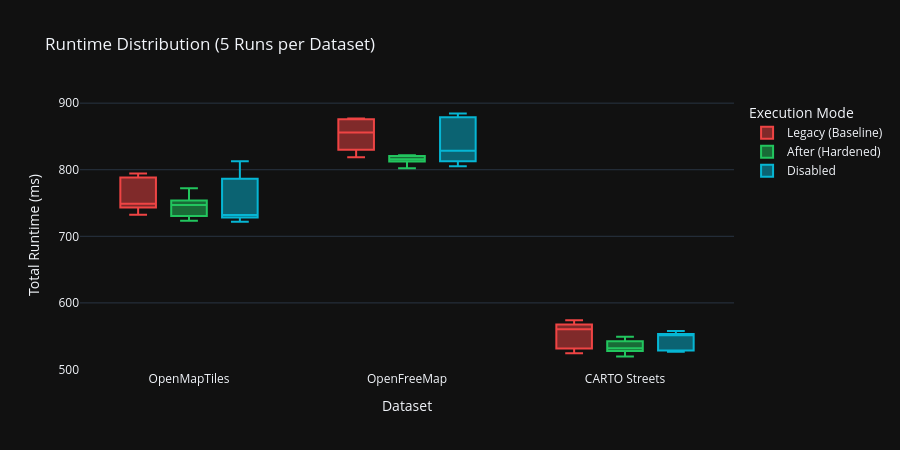

Write notebook code for a chart like this one.
### Markdown cell above
## 5. Performance & Overhead Evaluation

To prove that the complex coordinate checks do not degrade engine performance, we implemented an axis-aligned bounding-box pre-check. The box plots below ingest the raw JSONL benchmark data to compare the `legacy`, `after`, and `disabled` execution modes, confirming that marginal overhead is effectively 0 ms.

### Code cell
def load_benchmarks(filepath, mode):
    rows = []
    with open(filepath) as f:
        for line in f:
            data = json.loads(line)
            for res in data['results']:
                rows.append({
                    'mode': mode,
                    'dataset': res['dataset'],
                    'tiles': res['tiles'],
                    'timeMs': res['timeMs'],
                    'throughput': res['throughput']
                })
    return pd.DataFrame(rows)

df_all_runs = pd.concat([
    load_benchmarks(legacy_bench, 'Legacy (Baseline)'),
    load_benchmarks(after_bench, 'After (Hardened)'),
    load_benchmarks(disabled_bench, 'Disabled')
]).reset_index(drop=True)

fig_box_time = px.box(df_all_runs, x='dataset', y='timeMs', color='mode',
                       title="Runtime Distribution (5 Runs per Dataset)",
                       labels={'timeMs': 'Total Runtime (ms)', 'dataset': 'Dataset', 'mode': 'Execution Mode'},
                       color_discrete_map={'Legacy (Baseline)': '#ef4444', 'After (Hardened)': '#22c55e', 'Disabled': '#06b6d4'})
fig_box_time.update_layout(height=450)
fig_box_time.show()

### Figure 1 — Plotly figure (JSON) as saved in the notebook; plotly's stock layout.template omitted (floating-point values rounded to 4 significant figures)
{"data": [{"alignmentgroup": "True", "hovertemplate": "Execution Mode=Legacy (Baseline)<br>Dataset=%{x}<br>Total Runtime (ms)=%{y}<extra></extra>", "legendgroup": "Legacy (Baseline)", "marker": {"color": "#ef4444"}, "name": "Legacy (Baseline)", "notched": false, "offsetgroup": "Legacy (Baseline)", "orientation": "v", "showlegend": true, "type": "box", "x": ["OpenMapTiles", "OpenFreeMap", "CARTO Streets", "OpenMapTiles", "OpenFreeMap", "CARTO Streets", "OpenMapTiles", "OpenFreeMap", "CARTO Streets", "OpenMapTiles", "OpenFreeMap", "CARTO Streets", "OpenMapTiles", "OpenFreeMap", "CARTO Streets"], "x0": " ", "xaxis": "x", "y": [794.4, 875.3, 573.9, 748.9, 877.1, 533.9, 786.3, 834.0, 560.5, 746.9, 856.1, 524.4, 732.3, 818.7, 565.6], "y0": " ", "yaxis": "y"}, {"alignmentgroup": "True", "hovertemplate": "Execution Mode=After (Hardened)<br>Dataset=%{x}<br>Total Runtime (ms)=%{y}<extra></extra>", "legendgroup": "After (Hardened)", "marker": {"color": "#22c55e"}, "name": "After (Hardened)", "notched": false, "offsetgroup": "After (Hardened)", "orientation": "v", "showlegend": true, "type": "box", "x": ["OpenMapTiles", "OpenFreeMap", "CARTO Streets", "OpenMapTiles", "OpenFreeMap", "CARTO Streets", "OpenMapTiles", "OpenFreeMap", "CARTO Streets", "OpenMapTiles", "OpenFreeMap", "CARTO Streets", "OpenMapTiles", "OpenFreeMap", "CARTO Streets"], "x0": " ", "xaxis": "x", "y": [723.5, 821.7, 530.4, 772.1, 815.8, 540.3, 733.0, 802.4, 531.8, 747.0, 815.8, 519.5, 747.8, 820.1, 549.3], "y0": " ", "yaxis": "y"}, {"alignmentgroup": "True", "hovertemplate": "Execution Mode=Disabled<br>Dataset=%{x}<br>Total Runtime (ms)=%{y}<extra></extra>", "legendgroup": "Disabled", "marker": {"color": "#06b6d4"}, "name": "Disabled", "notched": false, "offsetgroup": "Disabled", "orientation": "v", "showlegend": true, "type": "box", "x": ["OpenMapTiles", "OpenFreeMap", "CARTO Streets", "OpenMapTiles", "OpenFreeMap", "CARTO Streets", "OpenMapTiles", "OpenFreeMap", "CARTO Streets", "OpenMapTiles", "OpenFreeMap", "CARTO Streets", "OpenMapTiles", "OpenFreeMap", "CARTO Streets"], "x0": " ", "xaxis": "x", "y": [730.6, 876.9, 557.6, 731.9, 805.4, 529.0, 721.7, 815.2, 551.9, 812.6, 884.5, 526.5, 777.6, 828.3, 551.3], "y0": " ", "yaxis": "y"}], "layout": {"boxmode": "group", "height": 450, "legend": {"title": {"text": "Execution Mode"}, "tracegroupgap": 0}, "title": {"text": "Runtime Distribution (5 Runs per Dataset)"}, "xaxis": {"anchor": "y", "domain": [0, 1], "title": {"text": "Dataset"}}, "yaxis": {"anchor": "x", "domain": [0, 1], "title": {"text": "Total Runtime (ms)"}}}}
